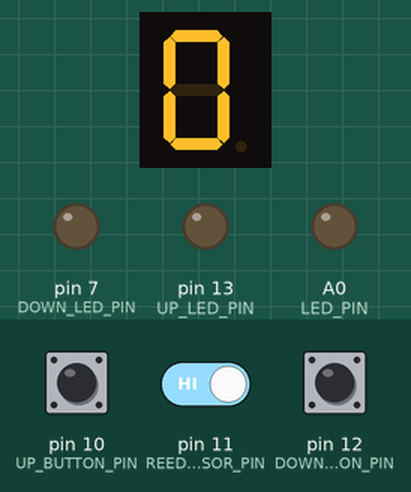
Bench run of a sketch on a simulated Arduino Uno, built with avr-gcc and run on an emulated ATmega328P. Parts: 1-digit seven-segment display, output pins drawn as LEDs (lit = HIGH). Wiring (inferred from the names in the program): 1-digit 7-segment display, segments lit when HIGH: segments pin 8, pin 9, pin 4, pin 5, pin 6, pin 2, pin 3. The test bench sets the inputs (shaded band); at power-on: pin 10 (UP_BUTTON_PIN) HIGH, pin 11 (REED_SENSOR_PIN) HIGH, pin 12 (DOWN_BUTTON_PIN) HIGH. The segment pins are drawn as the display they are named for; pins used as bus, display or sensor lines are not drawn.

Above: at 1.6 s.
1.7 s: pin 10 (UP_BUTTON_PIN) pulled LOW for 0.15 s
At 1.77 s:
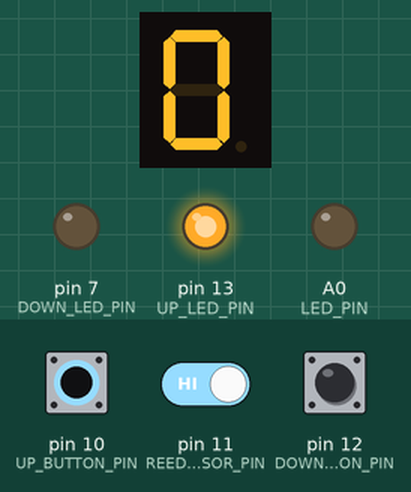
3.3 s: pin 11 (REED_SENSOR_PIN) driven LOW
At 4.8 s:
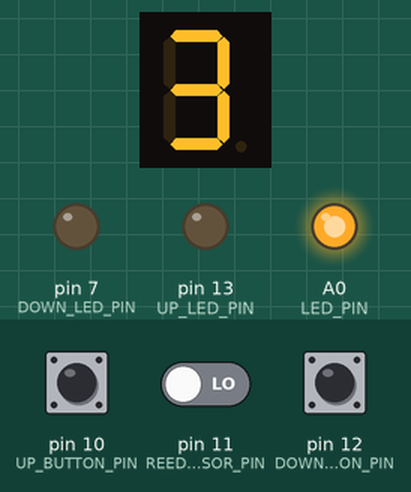
6.3 s: pin 12 (DOWN_BUTTON_PIN) pulled LOW for 0.15 s
At 6.37 s:
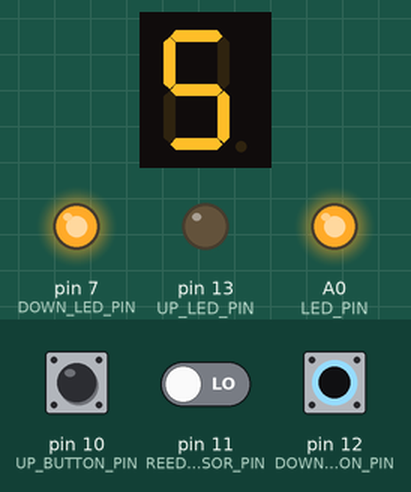
7.9 s: pin 10 (UP_BUTTON_PIN) pulled LOW for 1 s
At 8.4 s:
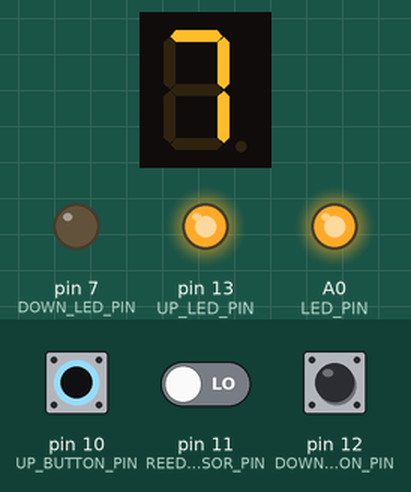
10.4 s: pin 12 (DOWN_BUTTON_PIN) pulled LOW for 1 s
At 12.7 s:
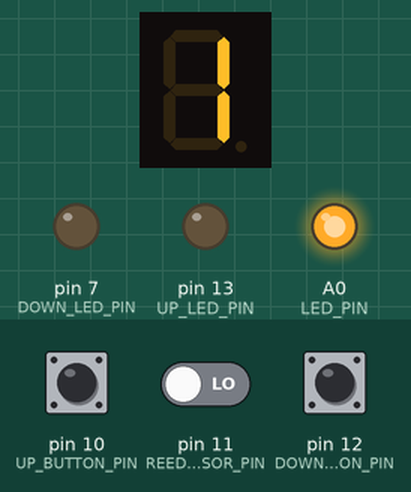
12.9 s: pin 10 (UP_BUTTON_PIN) driven LOW and pin 12 (DOWN_BUTTON_PIN) driven LOW
At 13.6 s:
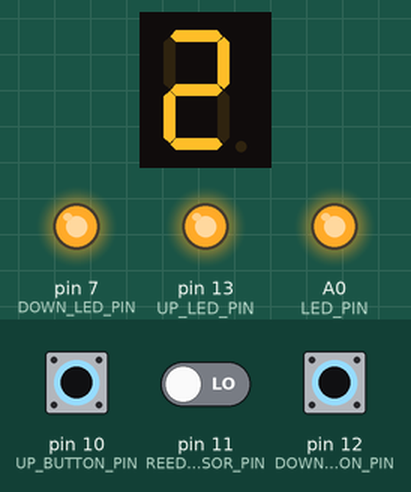
Timing chart, 0 to 15.9 s (numbered marks = the images above; inputs shaded):
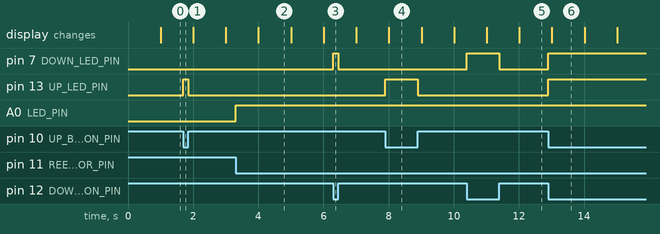

Measured:
- after the input at 1.7 s, pin 13 (UP_LED_PIN): LOW → HIGH at once, → LOW 0.15 s later
- after the input at 3.3 s, A0 (LED_PIN): LOW → HIGH at once
- after the input at 6.3 s, pin 7 (DOWN_LED_PIN): LOW → HIGH at once, → LOW 0.15 s later
- after the input at 7.9 s, pin 13 (UP_LED_PIN): LOW → HIGH at once, → LOW 1.0 s later
- after the input at 10.4 s, pin 7 (DOWN_LED_PIN): LOW → HIGH at once, → LOW 1.0 s later
- after the input at 12.9 s, pin 7 (DOWN_LED_PIN), pin 13 (UP_LED_PIN): LOW → HIGH at once
- what the display in image 2 shows lasts 1.0 s, from 4.0 s to 5.0 s

The sketch:

mahmoud_test.ino
```cpp
// ################################
// ### Mahmouds Lift Etage Test ###
// ################################
// Made by

uint8_t digit_display_pins[7] = { 8, 9, 4, 5, 6, 2, 3 };

uint8_t digit_display_digits[10] = {
    0b00111111, 0b00000110, 0b01011011, 0b01001111, 0b01100110,
    0b01101101, 0b01111101, 0b00000111, 0b01111111, 0b01101111
};

void digit_display_init() {
    for (uint8_t i = 0; i < 7; i++) {
        pinMode(digit_display_pins[i], OUTPUT);
    }
}

void digit_display_set_bits(uint8_t bits) {
    for (uint8_t i = 0; i < 7; i++) {
        digitalWrite(digit_display_pins[i], (bits >> i) & 1);
    }
}

void digit_display_set_digit(uint8_t digit) {
    if (digit <= 9) {
        digit_display_set_bits(digit_display_digits[digit]);
    }
}

#define LED_PIN A0

#define UP_BUTTON_PIN 10
#define UP_LED_PIN 13

#define DOWN_BUTTON_PIN 12
#define DOWN_LED_PIN 7

#define REED_SENSOR_PIN 11

#define TIMER_TIME 1000
uint32_t timer_time = millis();
uint8_t counter = 0;

void setup() {
    digit_display_init();
    pinMode(LED_PIN, OUTPUT);
    pinMode(UP_BUTTON_PIN, INPUT_PULLUP);
    pinMode(UP_LED_PIN, OUTPUT);
    pinMode(DOWN_BUTTON_PIN, INPUT_PULLUP);
    pinMode(DOWN_LED_PIN, OUTPUT);
    pinMode(REED_SENSOR_PIN, INPUT_PULLUP);
}

void loop() {
    digitalWrite(LED_PIN, digitalRead(REED_SENSOR_PIN) == LOW);

    if (millis() - timer_time > TIMER_TIME) {
        timer_time = millis();
        digit_display_set_digit(counter);
        if (counter == 9) {
            counter = 0;
        } else {
            counter++;
        }
    }

    digitalWrite(UP_LED_PIN, digitalRead(UP_BUTTON_PIN) == LOW);
    digitalWrite(DOWN_LED_PIN, digitalRead(DOWN_BUTTON_PIN) == LOW);
}
```
